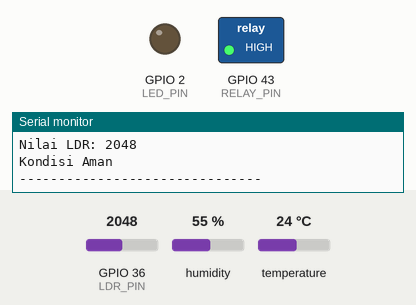
The sketch below on a simulated ESP32. Parts: switched loads named in the sketch (green lamp = pin HIGH), output pins drawn as LEDs (lit = HIGH), the last lines printed to the serial monitor. Inputs (shaded band) come from the test bench; at power-on: temperature 24 °C, GPIO 36 (LDR_PIN) = 2048, humidity 55 %.

Above: at 2.8 s.
2.9 s: temperature set to 33 °C
5.6 s: temperature set to 36 °C
At 6.6 s:
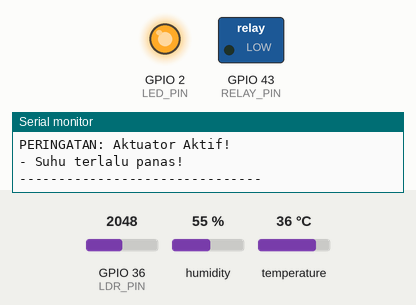
Timing chart, 0 to 8.6 s (numbered marks = the images above; inputs shaded):
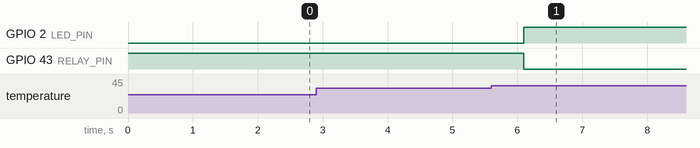

The sketch:

tugas2.ino
```cpp
#include <DHT.h>

// ===============================
// PIN
// ===============================
#define DHTPIN D7
#define DHTTYPE DHT11

#define LDR_PIN A0
#define RELAY_PIN D6
#define LED_PIN D1

DHT dht(DHTPIN, DHTTYPE);

// ===============================
// SETUP
// ===============================
void setup() {

  Serial.begin(115200);

  // Konfigurasi pin
  pinMode(RELAY_PIN, OUTPUT);
  pinMode(LED_PIN, OUTPUT);

  // Kondisi awal: AKTUATOR MATI
  // Relay diasumsikan Active-Low
  digitalWrite(RELAY_PIN, HIGH);
  digitalWrite(LED_PIN, LOW);

  // Mulai sensor DHT
  dht.begin();

  // Tampilan awal
  Serial.println("================================");
  Serial.println(" SMART WAREHOUSE - EDGE CONTROL ");
  Serial.println("================================");
}

// ===============================
// LOOP
// ===============================
void loop() {

  // Membaca sensor DHT
  float suhu = dht.readTemperature();

  // Membaca LDR
  int nilaiLDR = analogRead(LDR_PIN);

  // Cek apakah DHT gagal dibaca
  if (isnan(suhu)) {
    Serial.println("Gagal membaca sensor DHT!");
    Serial.println("-------------------------------");

    delay(2000);
    return;
  }

  // ===============================
  // TAMPILKAN DATA SENSOR
  // ===============================

  Serial.print("Suhu     : ");
  Serial.print(suhu, 2);
  Serial.println(" C");

  Serial.print("Nilai LDR: ");
  Serial.println(nilaiLDR);

  // ===============================
  // RULE ENGINE
  // ===============================
  // Aktuator aktif jika:
  // Suhu > 34 C ATAU LDR < 300

  if (suhu > 34 || nilaiLDR < 300) {

    // Relay ON
    // Untuk relay Active-Low
    digitalWrite(RELAY_PIN, LOW);

    // LED ON
    digitalWrite(LED_PIN, HIGH);

    Serial.println("PERINGATAN: Aktuator Aktif!");

    // Cek penyebab
    if (suhu > 34) {
      Serial.println("- Suhu terlalu panas!");
    }

    if (nilaiLDR < 300) {
      Serial.println("- Ruangan terlalu gelap!");
    }

  }
  else {

    // Relay OFF
    digitalWrite(RELAY_PIN, HIGH);

    // LED OFF
    digitalWrite(LED_PIN, LOW);

    Serial.println("Kondisi Aman");
  }

  // Garis pemisah
  Serial.println("-------------------------------");

  // Delay pembacaan sensor
  delay(2000);
}
```

Measured:
- the behaviour switches between 34 and 35 °C on temperature (found by bisection; images 0 and 1)
- after the input at 5.6 s, GPIO 2 (LED_PIN): LOW → HIGH after 0.50 s; GPIO 43 (RELAY_PIN): HIGH → LOW after 0.50 s
